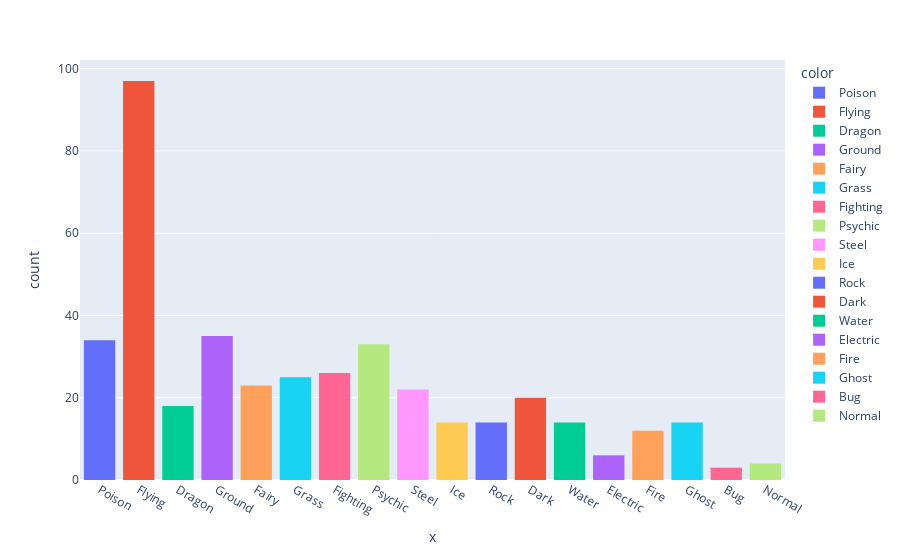

This figure's notebook cell:
### Markdown cell above
Water and Normal Pokemon as their first type occur the most. Flying as their first type occur the least.

### Code cell
fig = px.histogram(data, x=data['Type 2'].dropna(), color=data['Type 2'].dropna())
fig.show()

### Figure 1 — Plotly figure (JSON) as saved in the notebook; plotly's stock layout.template omitted (floating-point values rounded to 4 significant figures)
{"data": [{"alignmentgroup": "True", "bingroup": "x", "hovertemplate": "color=Poison<br>x=%{x}<br>count=%{y}<extra></extra>", "legendgroup": "Poison", "marker": {"color": "#636efa", "pattern": {"shape": ""}}, "name": "Poison", "offsetgroup": "Poison", "orientation": "v", "showlegend": true, "type": "histogram", "x": ["Poison", "Poison", "Poison", "Poison", "Poison", "Poison", "Poison", "Poison", "Poison", "Poison", "Poison", "Poison", "Poison", "Poison", "Poison", "Poison", "Poison", "Poison", "Poison", "Poison", "Poison", "Poison", "Poison", "Poison", "Poison", "Poison", "Poison", "Poison", "Poison", "Poison", "Poison", "Poison", "Poison", "Poison"], "xaxis": "x", "yaxis": "y"}, {"alignmentgroup": "True", "bingroup": "x", "hovertemplate": "color=Flying<br>x=%{x}<br>count=%{y}<extra></extra>", "legendgroup": "Flying", "marker": {"color": "#EF553B", "pattern": {"shape": ""}}, "name": "Flying", "offsetgroup": "Flying", "orientation": "v", "showlegend": true, "type": "histogram", "x": ["Flying", "Flying", "Flying", "Flying", "Flying", "Flying", "Flying", "Flying", "Flying", "Flying", "Flying", "Flying", "Flying", "Flying", "Flying", "Flying", "Flying", "Flying", "Flying", "Flying", "Flying", "Flying", "Flying", "Flying", "Flying", "Flying", "Flying", "Flying", "Flying", "Flying", "Flying", "Flying", "Flying", "Flying", "Flying", "Flying", "Flying", "Flying", "Flying", "Flying", "Flying", "Flying", "Flying", "Flying", "Flying", "Flying", "Flying", "Flying", "Flying", "Flying", "Flying", "Flying", "Flying", "Flying", "Flying", "Flying", "Flying", "Flying", "Flying", "Flying", "Flying", "Flying", "Flying", "Flying", "Flying", "Flying", "Flying", "Flying", "Flying", "Flying", "Flying", "Flying", "Flying", "Flying", "Flying", "Flying", "Flying", "Flying", "Flying", "Flying", "Flying", "Flying", "Flying", "Flying", "Flying", "Flying", "Flying", "Flying", "Flying", "Flying", "Flying", "Flying", "Flying", "Flying", "Flying", "Flying", "Flying"], "xaxis": "x", "yaxis": "y"}, {"alignmentgroup": "True", "bingroup": "x", "hovertemplate": "color=Dragon<br>x=%{x}<br>count=%{y}<extra></extra>", "legendgroup": "Dragon", "marker": {"color": "#00cc96", "pattern": {"shape": ""}}, "name": "Dragon", "offsetgroup": "Dragon", "orientation": "v", "showlegend": true, "type": "histogram", "x": ["Dragon", "Dragon", "Dragon", "Dragon", "Dragon", "Dragon", "Dragon", "Dragon", "Dragon", "Dragon", "Dragon", "Dragon", "Dragon", "Dragon", "Dragon", "Dragon", "Dragon", "Dragon"], "xaxis": "x", "yaxis": "y"}, {"alignmentgroup": "True", "bingroup": "x", "hovertemplate": "color=Ground<br>x=%{x}<br>count=%{y}<extra></extra>", "legendgroup": "Ground", "marker": {"color": "#ab63fa", "pattern": {"shape": ""}}, "name": "Ground", "offsetgroup": "Ground", "orientation": "v", "showlegend": true, "type": "histogram", "x": ["Ground", "Ground", "Ground", "Ground", "Ground", "Ground", "Ground", "Ground", "Ground", "Ground", "Ground", "Ground", "Ground", "Ground", "Ground", "Ground", "Ground", "Ground", "Ground", "Ground", "Ground", "Ground", "Ground", "Ground", "Ground", "Ground", "Ground", "Ground", "Ground", "Ground", "Ground", "Ground", "Ground", "Ground", "Ground"], "xaxis": "x", "yaxis": "y"}, {"alignmentgroup": "True", "bingroup": "x", "hovertemplate": "color=Fairy<br>x=%{x}<br>count=%{y}<extra></extra>", "legendgroup": "Fairy", "marker": {"color": "#FFA15A", "pattern": {"shape": ""}}, "name": "Fairy", "offsetgroup": "Fairy", "orientation": "v", "showlegend": true, "type": "histogram", "x": ["Fairy", "Fairy", "Fairy", "Fairy", "Fairy", "Fairy", "Fairy", "Fairy", "Fairy", "Fairy", "Fairy", "Fairy", "Fairy", "Fairy", "Fairy", "Fairy", "Fairy", "Fairy", "Fairy", "Fairy", "Fairy", "Fairy", "Fairy"], "xaxis": "x", "yaxis": "y"}, {"alignmentgroup": "True", "bingroup": "x", "hovertemplate": "color=Grass<br>x=%{x}<br>count=%{y}<extra></extra>", "legendgroup": "Grass", "marker": {"color": "#19d3f3", "pattern": {"shape": ""}}, "name": "Grass", "offsetgroup": "Grass", "orientation": "v", "showlegend": true, "type": "histogram", "x": ["Grass", "Grass", "Grass", "Grass", "Grass", "Grass", "Grass", "Grass", "Grass", "Grass", "Grass", "Grass", "Grass", "Grass", "Grass", "Grass", "Grass", "Grass", "Grass", "Grass", "Grass", "Grass", "Grass", "Grass", "Grass"], "xaxis": "x", "yaxis": "y"}, {"alignmentgroup": "True", "bingroup": "x", "hovertemplate": "color=Fighting<br>x=%{x}<br>count=%{y}<extra></extra>", "legendgroup": "Fighting", "marker": {"color": "#FF6692", "pattern": {"shape": ""}}, "name": "Fighting", "offsetgroup": "Fighting", "orientation": "v", "showlegend": true, "type": "histogram", "x": ["Fighting", "Fighting", "Fighting", "Fighting", "Fighting", "Fighting", "Fighting", "Fighting", "Fighting", "Fighting", "Fighting", "Fighting", "Fighting", "Fighting", "Fighting", "Fighting", "Fighting", "Fighting", "Fighting", "Fighting", "Fighting", "Fighting", "Fighting", "Fighting", "Fighting", "Fighting"], "xaxis": "x", "yaxis": "y"}, {"alignmentgroup": "True", "bingroup": "x", "hovertemplate": "color=Psychic<br>x=%{x}<br>count=%{y}<extra></extra>", "legendgroup": "Psychic", "marker": {"color": "#B6E880", "pattern": {"shape": ""}}, "name": "Psychic", "offsetgroup": "Psychic", "orientation": "v", "showlegend": true, "type": "histogram", "x": ["Psychic", "Psychic", "Psychic", "Psychic", "Psychic", "Psychic", "Psychic", "Psychic", "Psychic", "Psychic", "Psychic", "Psychic", "Psychic", "Psychic", "Psychic", "Psychic", "Psychic", "Psychic", "Psychic", "Psychic", "Psychic", "Psychic", "Psychic", "Psychic", "Psychic", "Psychic", "Psychic", "Psychic", "Psychic", "Psychic", "Psychic", "Psychic", "Psychic"], "xaxis": "x", "yaxis": "y"}, {"alignmentgroup": "True", "bingroup": "x", "hovertemplate": "color=Steel<br>x=%{x}<br>count=%{y}<extra></extra>", "legendgroup": "Steel", "marker": {"color": "#FF97FF", "pattern": {"shape": ""}}, "name": "Steel", "offsetgroup": "Steel", "orientation": "v", "showlegend": true, "type": "histogram", "x": ["Steel", "Steel", "Steel", "Steel", "Steel", "Steel", "Steel", "Steel", "Steel", "Steel", "Steel", "Steel", "Steel", "Steel", "Steel", "Steel", "Steel", "Steel", "Steel", "Steel", "Steel", "Steel"], "xaxis": "x", "yaxis": "y"}, {"alignmentgroup": "True", "bingroup": "x", "hovertemplate": "color=Ice<br>x=%{x}<br>count=%{y}<extra></extra>", "legendgroup": "Ice", "marker": {"color": "#FECB52", "pattern": {"shape": ""}}, "name": "Ice", "offsetgroup": "Ice", "orientation": "v", "showlegend": true, "type": "histogram", "x": ["Ice", "Ice", "Ice", "Ice", "Ice", "Ice", "Ice", "Ice", "Ice", "Ice", "Ice", "Ice", "Ice", "Ice"], "xaxis": "x", "yaxis": "y"}, {"alignmentgroup": "True", "bingroup": "x", "hovertemplate": "color=Rock<br>x=%{x}<br>count=%{y}<extra></extra>", "legendgroup": "Rock", "marker": {"color": "#636efa", "pattern": {"shape": ""}}, "name": "Rock", "offsetgroup": "Rock", "orientation": "v", "showlegend": true, "type": "histogram", "x": ["Rock", "Rock", "Rock", "Rock", "Rock", "Rock", "Rock", "Rock", "Rock", "Rock", "Rock", "Rock", "Rock", "Rock"], "xaxis": "x", "yaxis": "y"}, {"alignmentgroup": "True", "bingroup": "x", "hovertemplate": "color=Dark<br>x=%{x}<br>count=%{y}<extra></extra>", "legendgroup": "Dark", "marker": {"color": "#EF553B", "pattern": {"shape": ""}}, "name": "Dark", "offsetgroup": "Dark", "orientation": "v", "showlegend": true, "type": "histogram", "x": ["Dark", "Dark", "Dark", "Dark", "Dark", "Dark", "Dark", "Dark", "Dark", "Dark", "Dark", "Dark", "Dark", "Dark", "Dark", "Dark", "Dark", "Dark", "Dark", "Dark"], "xaxis": "x", "yaxis": "y"}, {"alignmentgroup": "True", "bingroup": "x", "hovertemplate": "color=Water<br>x=%{x}<br>count=%{y}<extra></extra>", "legendgroup": "Water", "marker": {"color": "#00cc96", "pattern": {"shape": ""}}, "name": "Water", "offsetgroup": "Water", "orientation": "v", "showlegend": true, "type": "histogram", "x": ["Water", "Water", "Water", "Water", "Water", "Water", "Water", "Water", "Water", "Water", "Water", "Water", "Water", "Water"], "xaxis": "x", "yaxis": "y"}, {"alignmentgroup": "True", "bingroup": "x", "hovertemplate": "color=Electric<br>x=%{x}<br>count=%{y}<extra></extra>", "legendgroup": "Electric", "marker": {"color": "#ab63fa", "pattern": {"shape": ""}}, "name": "Electric", "offsetgroup": "Electric", "orientation": "v", "showlegend": true, "type": "histogram", "x": ["Electric", "Electric", "Electric", "Electric", "Electric", "Electric"], "xaxis": "x", "yaxis": "y"}, {"alignmentgroup": "True", "bingroup": "x", "hovertemplate": "color=Fire<br>x=%{x}<br>count=%{y}<extra></extra>", "legendgroup": "Fire", "marker": {"color": "#FFA15A", "pattern": {"shape": ""}}, "name": "Fire", "offsetgroup": "Fire", "orientation": "v", "showlegend": true, "type": "histogram", "x": ["Fire", "Fire", "Fire", "Fire", "Fire", "Fire", "Fire", "Fire", "Fire", "Fire", "Fire", "Fire"], "xaxis": "x", "yaxis": "y"}, {"alignmentgroup": "True", "bingroup": "x", "hovertemplate": "color=Ghost<br>x=%{x}<br>count=%{y}<extra></extra>", "legendgroup": "Ghost", "marker": {"color": "#19d3f3", "pattern": {"shape": ""}}, "name": "Ghost", "offsetgroup": "Ghost", "orientation": "v", "showlegend": true, "type": "histogram", "x": ["Ghost", "Ghost", "Ghost", "Ghost", "Ghost", "Ghost", "Ghost", "Ghost", "Ghost", "Ghost", "Ghost", "Ghost", "Ghost", "Ghost"], "xaxis": "x", "yaxis": "y"}, {"alignmentgroup": "True", "bingroup": "x", "hovertemplate": "color=Bug<br>x=%{x}<br>count=%{y}<extra></extra>", "legendgroup": "Bug", "marker": {"color": "#FF6692", "pattern": {"shape": ""}}, "name": "Bug", "offsetgroup": "Bug", "orientation": "v", "showlegend": true, "type": "histogram", "x": ["Bug", "Bug", "Bug"], "xaxis": "x", "yaxis": "y"}, {"alignmentgroup": "True", "bingroup": "x", "hovertemplate": "color=Normal<br>x=%{x}<br>count=%{y}<extra></extra>", "legendgroup": "Normal", "marker": {"color": "#B6E880", "pattern": {"shape": ""}}, "name": "Normal", "offsetgroup": "Normal", "orientation": "v", "showlegend": true, "type": "histogram", "x": ["Normal", "Normal", "Normal", "Normal"], "xaxis": "x", "yaxis": "y"}], "layout": {"barmode": "relative", "legend": {"title": {"text": "color"}, "tracegroupgap": 0}, "margin": {"t": 60}, "xaxis": {"anchor": "y", "domain": [0, 1], "title": {"text": "x"}}, "yaxis": {"anchor": "x", "domain": [0, 1], "title": {"text": "count"}}}}
